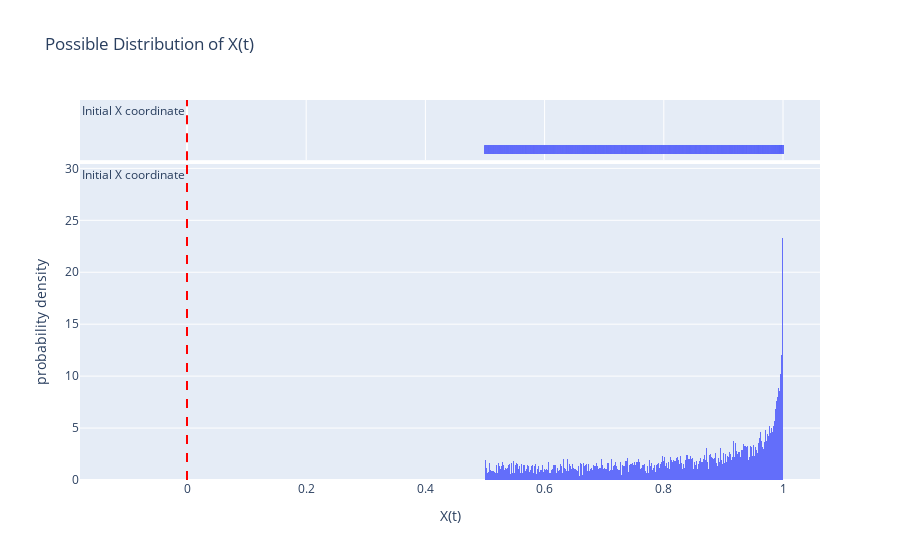
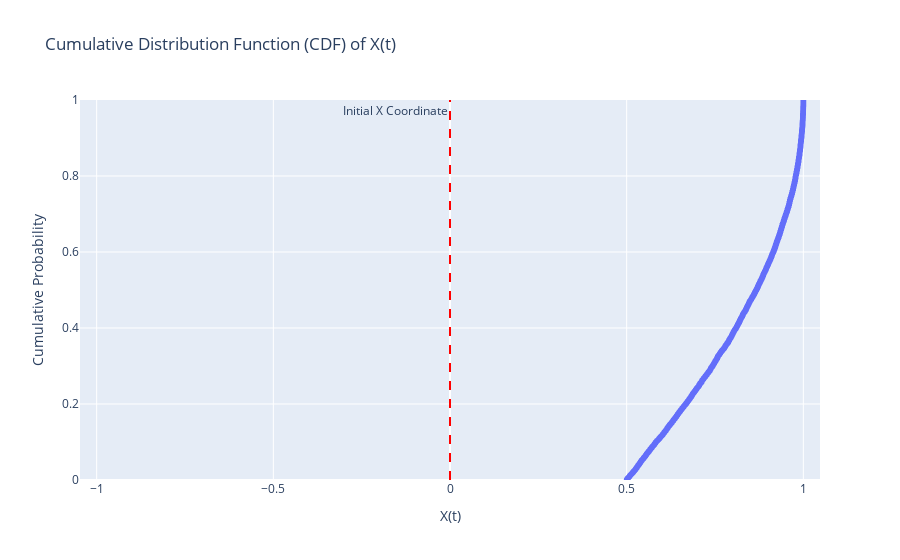

Notebook code cell kept with these figures, in order:
### Code cell
# Using Monte Carlo Simulation (generating large no. of samples, and understanding graph)

# Current heading angle at time t = 0
current_θ = 0.0  
# Assume initial x position is 0.0
# Assume initial y position is 0.0

# Generate possible changes in position using Uniform distribution
low_change = np.pi*(-1/3)  # Lower bound of change in heading angle is -60 degrees
high_change = np.pi*(+1/3)  # Upper bound of change in heading angle is +60 degrees
num_samples = 10000  # Number of samples to generate

print("\n\nBecause of the desired range of Δθ(t) in uniform R.V.; we are observing such trend. \nIf the range is chosen from -pi to +pi, thenn the graph of Δθ(t) with full range of values can be seen.")

# Modeling the change as uniform
changes = np.cos(np.random.uniform(low_change, high_change, num_samples))
# When the Δθ(t) is derived from a gaussian(0, 1) R.V.
# changes = np.sin(np.random.normal(0, 1, num_samples))
# changes = np.cos(np.random.normal(0, 1, num_samples))
new_x_coords = current_θ + changes

# Create DataFrame for new positions
df = pd.DataFrame({'New X': new_x_coords})

# Plot wavefront using Plotly Express
fig = px.histogram(df, x='New X', nbins=500, histnorm='probability density',
                   title=f'Possible Distribution of X(t)',
                   labels={'New X': 'X(t)'},
                   marginal='rug')
fig.add_vline(x=current_θ, line_dash="dash", line_color="red", 
              annotation_text="Initial X coordinate", annotation_position="top left")
fig.show()

# Calculate the CDF (cumulative distribution function)
sorted_thetas = np.sort(new_x_coords)  # Sort thetas in ascending order
cdf_values = np.arange(len(sorted_thetas)) / (len(sorted_thetas) - 1)  # Calculate CDF values

# Create DataFrame for CDF plot
cdf_df = pd.DataFrame({'New X': sorted_thetas, 'CDF': cdf_values})

# Plot CDF using Plotly Express
fig = px.scatter(cdf_df, x='New X', y='CDF',
                 title='Cumulative Distribution Function (CDF) of X(t)',
                 labels={'New X': 'X(t)', 'CDF': 'Cumulative Probability'})
fig.add_vline(x=current_θ, line_dash="dash", line_color="red",
              annotation_text="Initial X Coordinate", annotation_position="top left")
fig.update_layout(xaxis_range=[low_change, high_change], yaxis_range=[0, 1])  # Set axis ranges for clarity
fig.show()

### Figure 1 — Plotly figure (JSON) as saved in the notebook; plotly's stock layout.template omitted (floating-point values rounded to 4 significant figures; data arrays with more than 128 entries replaced by an {"elided": "..."} marker saying what was removed)
{"data": [{"alignmentgroup": "True", "bingroup": "x", "histnorm": "probability density", "hovertemplate": "X(t)=%{x}<br>probability density=%{y}<extra></extra>", "legendgroup": "", "marker": {"color": "#636efa", "pattern": {"shape": ""}}, "name": "", "nbinsx": 500, "offsetgroup": "", "orientation": "v", "showlegend": false, "type": "histogram", "x": {"elided": "10000 float values"}, "xaxis": "x", "yaxis": "y"}, {"alignmentgroup": "True", "boxpoints": "all", "fillcolor": "rgba(255,255,255,0)", "hoveron": "points", "hovertemplate": "X(t)=%{x}<extra></extra>", "jitter": 0, "legendgroup": "", "line": {"color": "rgba(255,255,255,0)"}, "marker": {"color": "#636efa", "symbol": "line-ns-open"}, "name": "", "offsetgroup": "", "showlegend": false, "type": "box", "x": {"elided": "10000 float values"}, "xaxis": "x2", "yaxis": "y2"}], "layout": {"annotations": [{"showarrow": false, "text": "Initial X coordinate", "x": 0, "xanchor": "right", "xref": "x", "y": 1, "yanchor": "top", "yref": "y domain"}, {"showarrow": false, "text": "Initial X coordinate", "x": 0, "xanchor": "right", "xref": "x2", "y": 1, "yanchor": "top", "yref": "y2 domain"}], "barmode": "relative", "legend": {"tracegroupgap": 0}, "shapes": [{"line": {"color": "red", "dash": "dash"}, "type": "line", "x0": 0, "x1": 0, "xref": "x", "y0": 0, "y1": 1, "yref": "y domain"}, {"line": {"color": "red", "dash": "dash"}, "type": "line", "x0": 0, "x1": 0, "xref": "x2", "y0": 0, "y1": 1, "yref": "y2 domain"}], "title": {"text": "Possible Distribution of X(t)"}, "xaxis": {"anchor": "y", "domain": [0, 1], "title": {"text": "X(t)"}}, "xaxis2": {"anchor": "y2", "domain": [0, 1], "matches": "x", "showgrid": true, "showticklabels": false}, "yaxis": {"anchor": "x", "domain": [0, 0.8316], "title": {"text": "probability density"}}, "yaxis2": {"anchor": "x2", "domain": [0.8416, 1], "matches": "y2", "showgrid": false, "showline": false, "showticklabels": false, "ticks": ""}}}

### Figure 2 — Plotly figure (JSON) as saved in the notebook; plotly's stock layout.template omitted (floating-point values rounded to 4 significant figures; data arrays with more than 128 entries replaced by an {"elided": "..."} marker saying what was removed)
{"data": [{"hovertemplate": "X(t)=%{x}<br>Cumulative Probability=%{y}<extra></extra>", "legendgroup": "", "marker": {"color": "#636efa", "symbol": "circle"}, "mode": "markers", "name": "", "showlegend": false, "type": "scattergl", "x": {"elided": "10000 float values"}, "xaxis": "x", "y": {"elided": "10000 float values"}, "yaxis": "y"}], "layout": {"annotations": [{"showarrow": false, "text": "Initial X Coordinate", "x": 0, "xanchor": "right", "xref": "x", "y": 1, "yanchor": "top", "yref": "y domain"}], "legend": {"tracegroupgap": 0}, "shapes": [{"line": {"color": "red", "dash": "dash"}, "type": "line", "x0": 0, "x1": 0, "xref": "x", "y0": 0, "y1": 1, "yref": "y domain"}], "title": {"text": "Cumulative Distribution Function (CDF) of X(t)"}, "xaxis": {"anchor": "y", "domain": [0, 1], "range": [-1.047, 1.047], "title": {"text": "X(t)"}}, "yaxis": {"anchor": "x", "domain": [0, 1], "range": [0, 1], "title": {"text": "Cumulative Probability"}}}}
